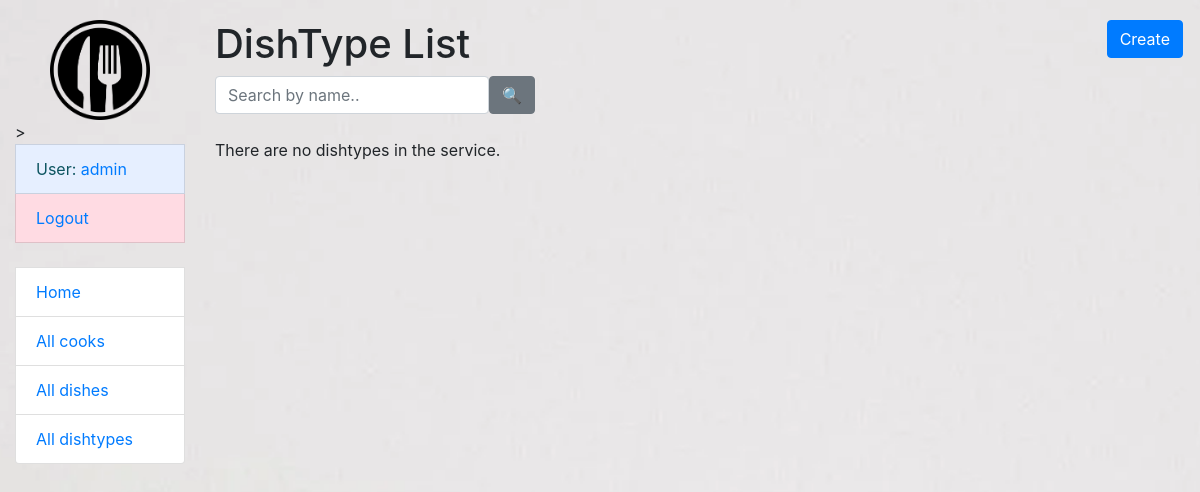
Before: /dishtypes/ (signed in) with the older database file.
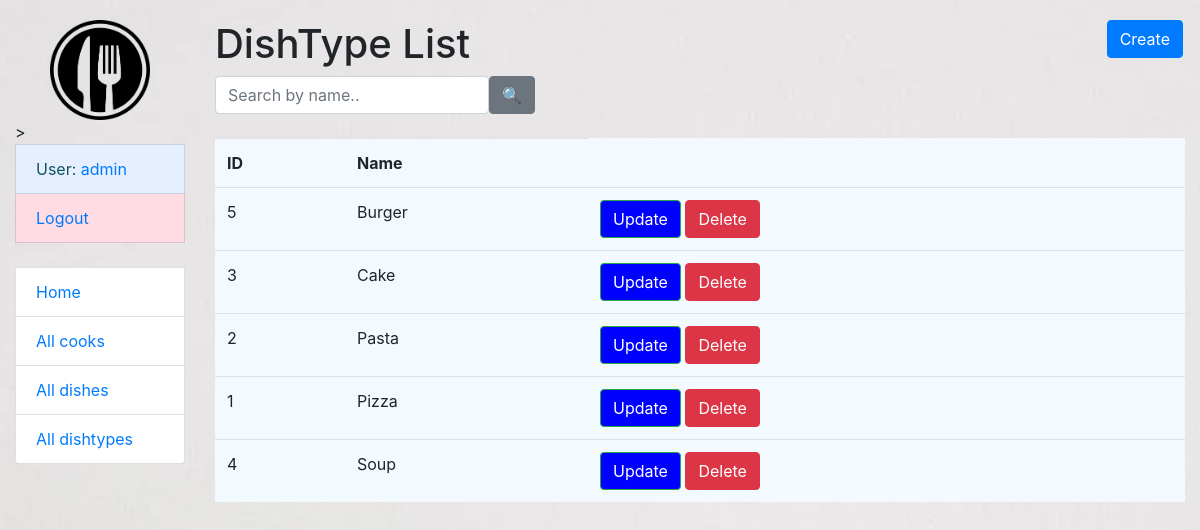
After: the same page with the newer database file.
### kitchen/models.py (models this page shows, shortened)
class DishType(models.Model):
    name = models.CharField(max_length=255, unique=True)
    class Meta:
        ordering = ["name"]

### kitchen/views.py (the view)
class DishTypeListView(LoginRequiredMixin, generic.ListView):
    model = DishType
    context_object_name = "dishtype_list"
    template_name = "kitchen/dishtype_list.html"
    paginate_by = 5
    queryset = DishType.objects.all()
    def get_context_data(self, *, object_list=None, **kwargs):
        context = super(DishTypeListView, self).get_context_data(**kwargs)
        name = self.request.GET.get("name", "")
        context["search_form"] = DishTypeSearchForm(initial={
            "name": name
        })
        return context
    def get_queryset(self):
        form = DishTypeSearchForm(self.request.GET)
        if form.is_valid():
            return self.queryset.filter(
                name__icontains=form.cleaned_data["name"])
        return self.queryset

### kitchen/forms.py
class DishTypeSearchForm(forms.Form):
    name = forms.CharField(
        max_length=255,
        required=False,
        label="",
        widget=forms.TextInput(attrs={"placeholder": "Search by name.."})
    )

### kitchen/models.py (called while the page is built)
    def get_absolute_url(self):
        return reverse("kitchen:cook-detail", kwargs={"pk": self.pk})

### templates/kitchen/dishtype_list.html
{% extends "base.html" %}
{% load crispy_forms_filters %}
{% block content %}
  <h1>
    DishType List
    <a href="{% url 'kitchen:dishtype-create' %}" class="btn btn-primary link-to-page">
      Create
    </a>
  </h1>
  <form action="" method="get" class="form-inline">
    {{ search_form|crispy }}
      <input class="btn btn-secondary" type="submit" value="🔍">
  </form>
  <br>
  {% if dishtype_list %}
    <table class="table" style="background: #f2faff">
      <tr>
        <th>ID</th>
        <th>Name</th>
      </tr>
    {% for dishtype in dishtype_list %}
        <tr>
          <td>{{ dishtype.id }}</td>
          <td>{{ dishtype.name }}</td>
          <td>
              <a href="{% url 'kitchen:dishtype-update' pk=dishtype.id %}" class="btn btn-success" style="background: blue">
                Update
              </a>
              <a
                href="{% url 'kitchen:dishtype-delete' pk=dishtype.id %}" class="btn btn-danger">
                Delete
              </a>
            </td>
        </tr>
      {% endfor %}
    </table>
  {% else %}
      <p>There are no dishtypes in the service.</p>
  {% endif %}
{% endblock %}

Changed rows visible on the page:
added DishType: id "5", name "Burger"
added DishType: id "3", name "Cake"
added DishType: id "2", name "Pasta"
added DishType: id "1", name "Pizza"
added DishType: id "4", name "Soup"
Other visible differences:
text no longer shown: "There are no dishtypes in the service."
text now shown: "ID Name"
